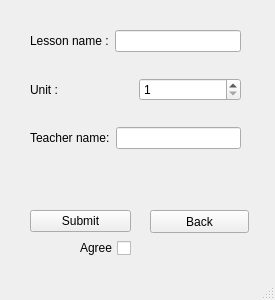
<?xml version="1.0" encoding="UTF-8"?>
<ui version="4.0">
 <class>cLesson_3</class>
 <widget class="QMainWindow" name="cLesson_3">
  <property name="geometry">
   <rect>
    <x>0</x>
    <y>0</y>
    <width>275</width>
    <height>300</height>
   </rect>
  </property>
  <property name="windowTitle">
   <string>MainWindow</string>
  </property>
  <widget class="QWidget" name="centralwidget">
   <widget class="QPushButton" name="BackButton">
    <property name="geometry">
     <rect>
      <x>150</x>
      <y>210</y>
      <width>99</width>
      <height>23</height>
     </rect>
    </property>
    <property name="styleSheet">
     <string notr="true"/>
    </property>
    <property name="text">
     <string>Back</string>
    </property>
   </widget>
   <widget class="QWidget" name="layoutWidget">
    <property name="geometry">
     <rect>
      <x>30</x>
      <y>10</y>
      <width>211</width>
      <height>161</height>
     </rect>
    </property>
    <layout class="QVBoxLayout" name="verticalLayout">
     <item>
      <layout class="QHBoxLayout" name="horizontalLayout">
       <item>
        <widget class="QLabel" name="label">
         <property name="text">
          <string>Lesson name :</string>
         </property>
        </widget>
       </item>
       <item>
        <widget class="QLineEdit" name="LessonText"/>
       </item>
      </layout>
     </item>
     <item>
      <layout class="QHBoxLayout" name="horizontalLayout_2">
       <item>
        <widget class="QLabel" name="label_2">
         <property name="text">
          <string>Unit :</string>
         </property>
        </widget>
       </item>
       <item>
        <widget class="QSpinBox" name="UnitList">
         <property name="locale">
          <locale language="English" country="UnitedStates"/>
         </property>
         <property name="specialValueText">
          <string/>
         </property>
         <property name="minimum">
          <number>1</number>
         </property>
         <property name="maximum">
          <number>10</number>
         </property>
         <property name="value">
          <number>1</number>
         </property>
        </widget>
       </item>
      </layout>
     </item>
     <item>
      <layout class="QHBoxLayout" name="horizontalLayout_3">
       <item>
        <widget class="QLabel" name="label_3">
         <property name="text">
          <string>Teacher name:</string>
         </property>
        </widget>
       </item>
       <item>
        <widget class="QLineEdit" name="TecherText"/>
       </item>
      </layout>
     </item>
    </layout>
   </widget>
   <widget class="QWidget" name="layoutWidget">
    <property name="geometry">
     <rect>
      <x>30</x>
      <y>210</y>
      <width>101</width>
      <height>48</height>
     </rect>
    </property>
    <layout class="QVBoxLayout" name="verticalLayout_2">
     <item>
      <widget class="QPushButton" name="SubmitButton">
       <property name="text">
        <string>Submit</string>
       </property>
      </widget>
     </item>
     <item>
      <widget class="QCheckBox" name="AgreeCheckbox">
       <property name="layoutDirection">
        <enum>Qt::RightToLeft</enum>
       </property>
       <property name="text">
        <string>Agree</string>
       </property>
      </widget>
     </item>
    </layout>
   </widget>
  </widget>
  <widget class="QMenuBar" name="menubar">
   <property name="geometry">
    <rect>
     <x>0</x>
     <y>0</y>
     <width>275</width>
     <height>21</height>
    </rect>
   </property>
  </widget>
  <widget class="QStatusBar" name="statusbar"/>
 </widget>
 <resources/>
 <connections/>
</ui>
